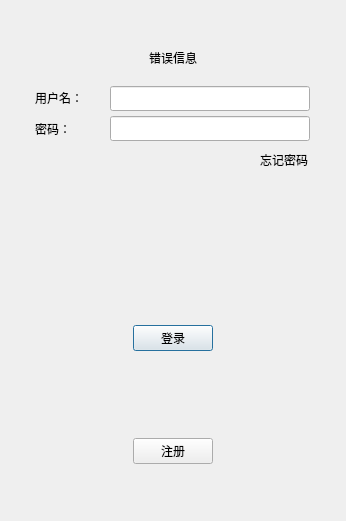
<?xml version="1.0" encoding="UTF-8"?>
<ui version="4.0">
 <class>LoginDialog</class>
 <widget class="QDialog" name="LoginDialog">
  <property name="geometry">
   <rect>
    <x>0</x>
    <y>0</y>
    <width>346</width>
    <height>521</height>
   </rect>
  </property>
  <property name="minimumSize">
   <size>
    <width>300</width>
    <height>500</height>
   </size>
  </property>
  <property name="maximumSize">
   <size>
    <width>346</width>
    <height>521</height>
   </size>
  </property>
  <property name="windowTitle">
   <string>Dialog</string>
  </property>
  <layout class="QHBoxLayout" name="horizontalLayout_2">
   <item>
    <layout class="QVBoxLayout" name="verticalLayout">
     <property name="leftMargin">
      <number>5</number>
     </property>
     <property name="topMargin">
      <number>5</number>
     </property>
     <property name="rightMargin">
      <number>5</number>
     </property>
     <property name="bottomMargin">
      <number>5</number>
     </property>
     <item>
      <widget class="QWidget" name="widget" native="true">
       <layout class="QGridLayout" name="gridLayout">
        <item row="0" column="0">
         <widget class="QLabel" name="login_pic">
          <property name="minimumSize">
           <size>
            <width>300</width>
            <height>0</height>
           </size>
          </property>
          <property name="text">
           <string/>
          </property>
          <property name="pixmap">
           <pixmap resource="src.qrc">:/src/img/pic1.jpg</pixmap>
          </property>
         </widget>
        </item>
        <item row="1" column="0">
         <widget class="QLabel" name="err_tip">
          <property name="minimumSize">
           <size>
            <width>0</width>
            <height>25</height>
           </size>
          </property>
          <property name="maximumSize">
           <size>
            <width>16777215</width>
            <height>25</height>
           </size>
          </property>
          <property name="text">
           <string>错误信息</string>
          </property>
          <property name="alignment">
           <set>Qt::AlignCenter</set>
          </property>
         </widget>
        </item>
       </layout>
      </widget>
     </item>
     <item>
      <layout class="QHBoxLayout" name="horizontalLayout">
       <item>
        <widget class="QLabel" name="user_label">
         <property name="minimumSize">
          <size>
           <width>50</width>
           <height>25</height>
          </size>
         </property>
         <property name="maximumSize">
          <size>
           <width>50</width>
           <height>25</height>
          </size>
         </property>
         <property name="text">
          <string>用户名：</string>
         </property>
        </widget>
       </item>
       <item>
        <widget class="QLineEdit" name="user_lineEdit">
         <property name="minimumSize">
          <size>
           <width>200</width>
           <height>25</height>
          </size>
         </property>
         <property name="maximumSize">
          <size>
           <width>200</width>
           <height>23</height>
          </size>
         </property>
         <property name="alignment">
          <set>Qt::AlignLeading|Qt::AlignLeft|Qt::AlignVCenter</set>
         </property>
        </widget>
       </item>
      </layout>
     </item>
     <item>
      <layout class="QHBoxLayout" name="horizontalLayout_4">
       <item>
        <widget class="QLabel" name="psw_label">
         <property name="minimumSize">
          <size>
           <width>50</width>
           <height>25</height>
          </size>
         </property>
         <property name="maximumSize">
          <size>
           <width>50</width>
           <height>25</height>
          </size>
         </property>
         <property name="text">
          <string>密码：</string>
         </property>
        </widget>
       </item>
       <item>
        <widget class="QLineEdit" name="psw_lineEdit">
         <property name="minimumSize">
          <size>
           <width>200</width>
           <height>25</height>
          </size>
         </property>
         <property name="maximumSize">
          <size>
           <width>200</width>
           <height>25</height>
          </size>
         </property>
        </widget>
       </item>
      </layout>
     </item>
     <item>
      <layout class="QHBoxLayout" name="horizontalLayout_3">
       <property name="leftMargin">
        <number>220</number>
       </property>
       <item>
        <widget class="ClickedLabel" name="forget_label">
         <property name="minimumSize">
          <size>
           <width>50</width>
           <height>25</height>
          </size>
         </property>
         <property name="maximumSize">
          <size>
           <width>50</width>
           <height>25</height>
          </size>
         </property>
         <property name="layoutDirection">
          <enum>Qt::RightToLeft</enum>
         </property>
         <property name="text">
          <string>忘记密码</string>
         </property>
         <property name="alignment">
          <set>Qt::AlignRight|Qt::AlignTrailing|Qt::AlignVCenter</set>
         </property>
        </widget>
       </item>
      </layout>
     </item>
     <item>
      <spacer name="verticalSpacer">
       <property name="orientation">
        <enum>Qt::Vertical</enum>
       </property>
       <property name="sizeHint" stdset="0">
        <size>
         <width>20</width>
         <height>40</height>
        </size>
       </property>
      </spacer>
     </item>
     <item>
      <layout class="QHBoxLayout" name="horizontalLayout_5">
       <item>
        <spacer name="horizontalSpacer_3">
         <property name="orientation">
          <enum>Qt::Vertical</enum>
         </property>
         <property name="sizeHint" stdset="0">
          <size>
           <width>40</width>
           <height>20</height>
          </size>
         </property>
        </spacer>
       </item>
       <item>
        <widget class="QPushButton" name="login_btn">
         <property name="minimumSize">
          <size>
           <width>80</width>
           <height>25</height>
          </size>
         </property>
         <property name="maximumSize">
          <size>
           <width>80</width>
           <height>16777215</height>
          </size>
         </property>
         <property name="text">
          <string>登录</string>
         </property>
        </widget>
       </item>
       <item>
        <spacer name="horizontalSpacer_4">
         <property name="orientation">
          <enum>Qt::Vertical</enum>
         </property>
         <property name="sizeHint" stdset="0">
          <size>
           <width>40</width>
           <height>20</height>
          </size>
         </property>
        </spacer>
       </item>
      </layout>
     </item>
     <item>
      <layout class="QHBoxLayout" name="horizontalLayout_6">
       <item>
        <spacer name="horizontalSpacer_5">
         <property name="orientation">
          <enum>Qt::Vertical</enum>
         </property>
         <property name="sizeHint" stdset="0">
          <size>
           <width>40</width>
           <height>20</height>
          </size>
         </property>
        </spacer>
       </item>
       <item>
        <widget class="QPushButton" name="reg_btn">
         <property name="minimumSize">
          <size>
           <width>80</width>
           <height>25</height>
          </size>
         </property>
         <property name="maximumSize">
          <size>
           <width>80</width>
           <height>16777215</height>
          </size>
         </property>
         <property name="text">
          <string>注册</string>
         </property>
        </widget>
       </item>
       <item>
        <spacer name="horizontalSpacer_6">
         <property name="orientation">
          <enum>Qt::Vertical</enum>
         </property>
         <property name="sizeHint" stdset="0">
          <size>
           <width>40</width>
           <height>20</height>
          </size>
         </property>
        </spacer>
       </item>
      </layout>
     </item>
    </layout>
   </item>
  </layout>
 </widget>
 <customwidgets>
  <customwidget>
   <class>ClickedLabel</class>
   <extends>QLabel</extends>
   <header>clickedlabel.h</header>
  </customwidget>
 </customwidgets>
 <resources>
  <include location="src.qrc"/>
 </resources>
 <connections/>
</ui>
